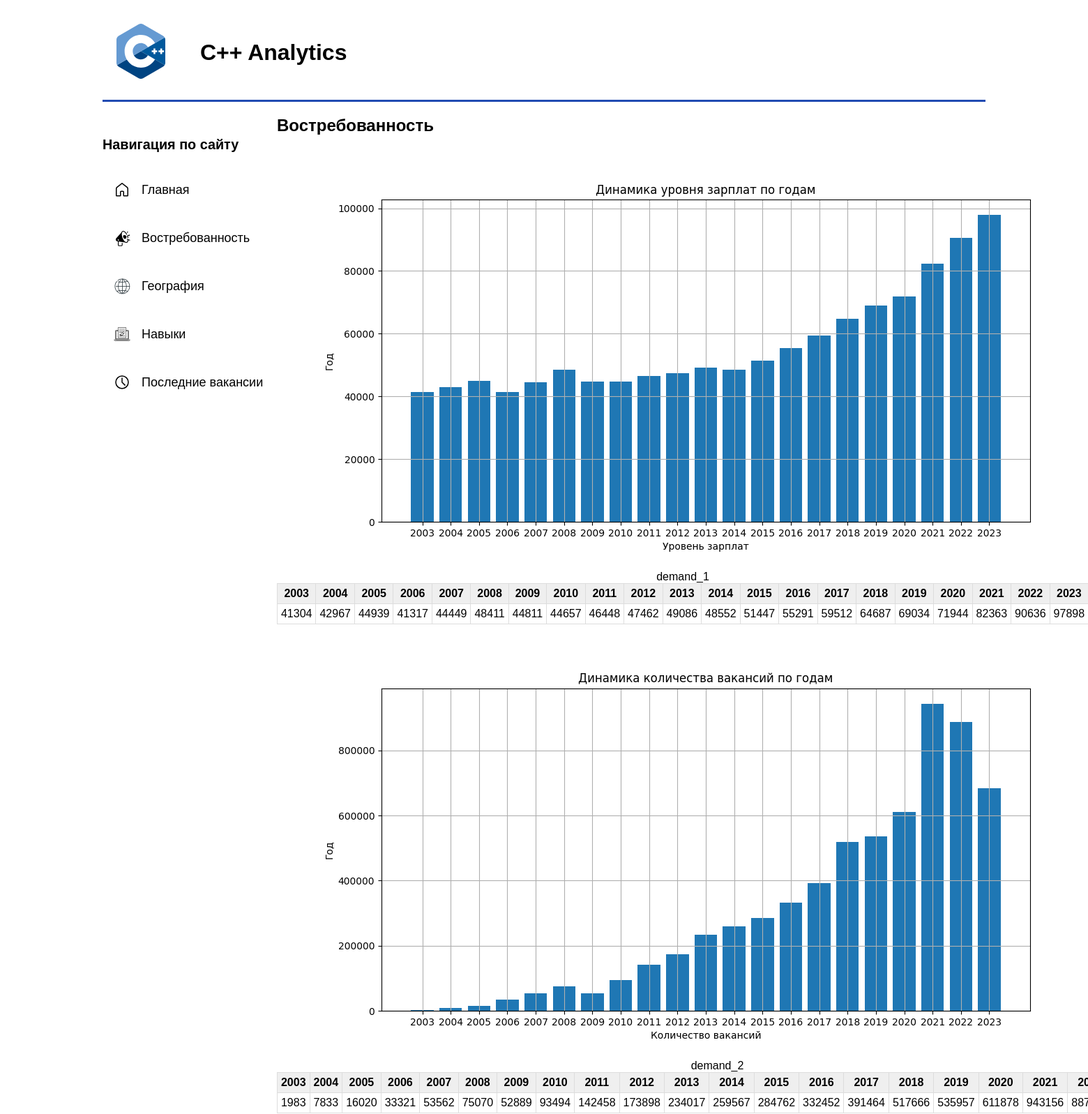
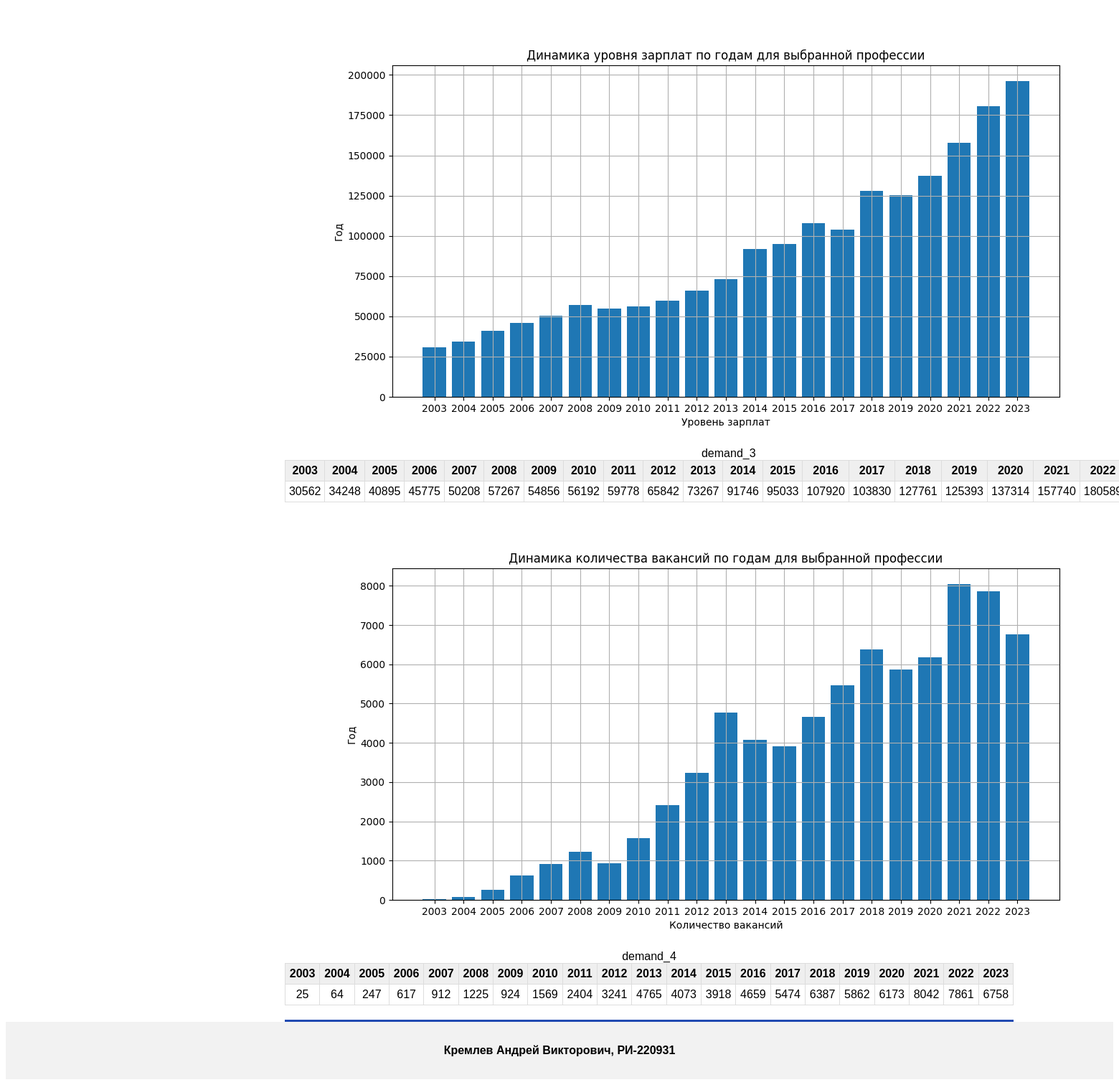
The page /demand/ on the database as committed earlier (2 pictures, top to bottom).
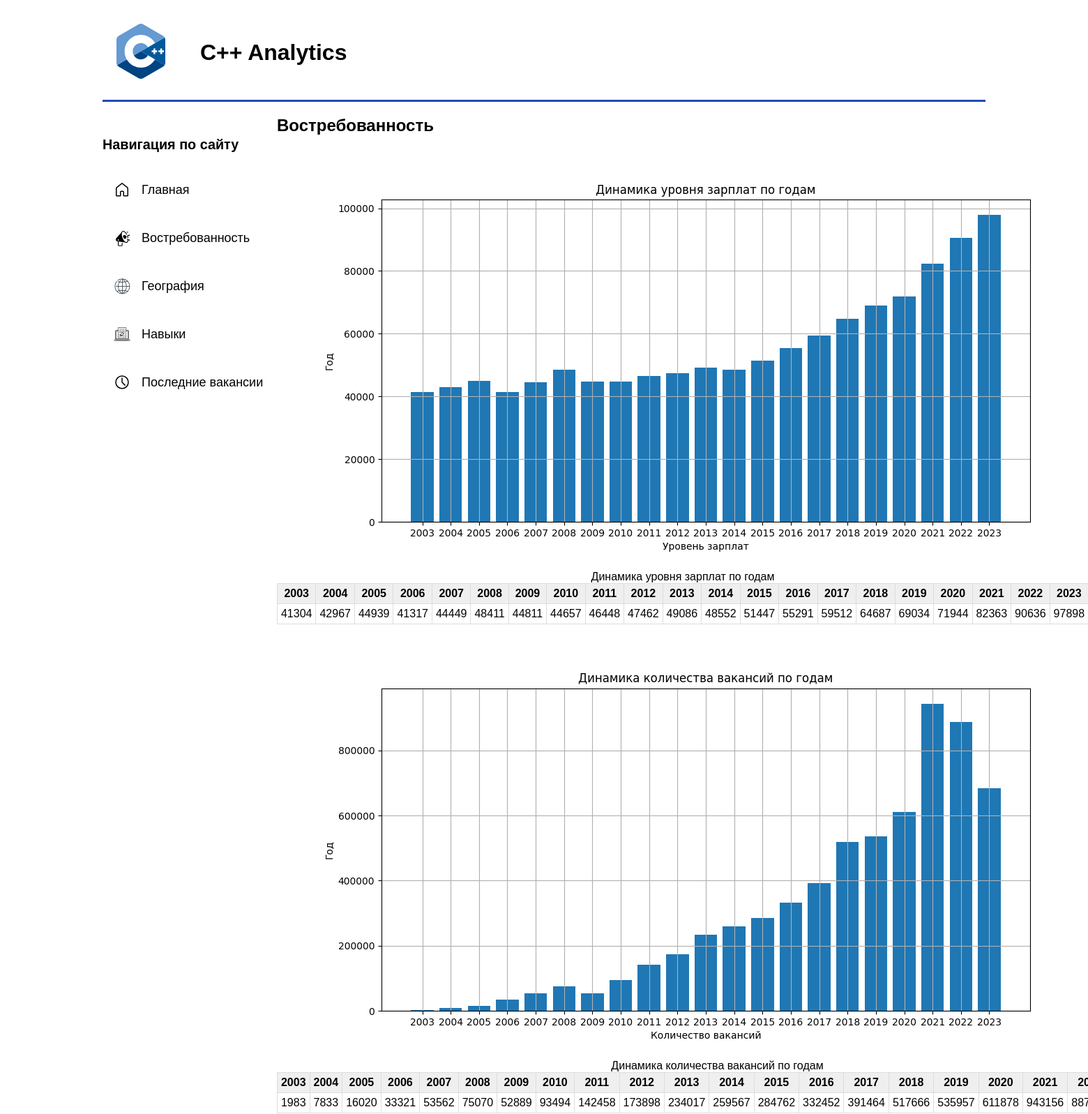
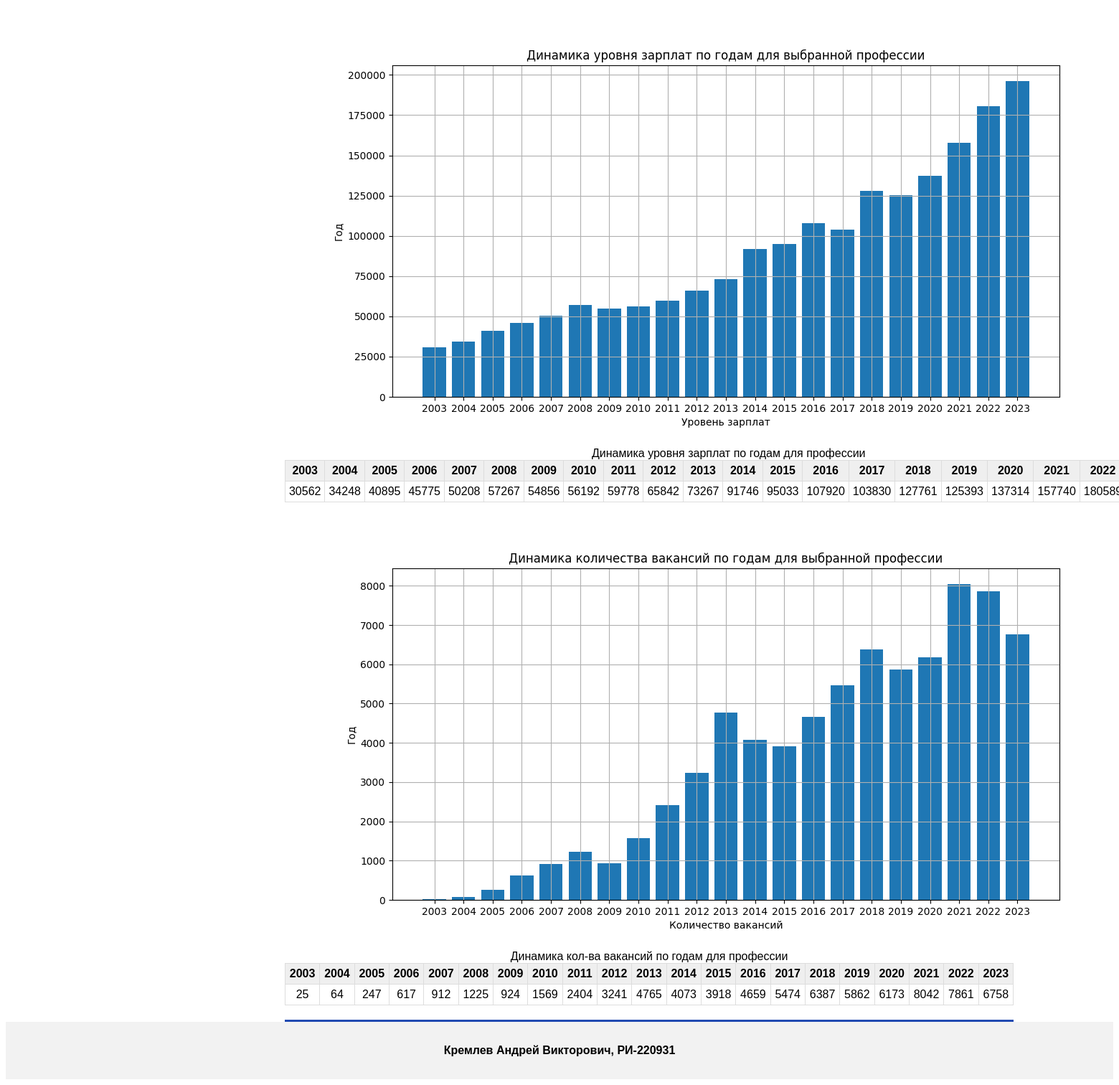
The same page on the database as committed later (2 pictures, top to bottom).
### analytics/models.py (models this page shows, shortened)
class DemandContent(models.Model):
    title = models.CharField(max_length=50)
    content = models.JSONField(null=True)
    load_dttm = models.DateTimeField(auto_now_add=True)
    graphic = models.ImageField(upload_to="images", null=True)

### analytics/views.py (the view)
# urls.py: path("demand/", views.demand, name="demand"),
def demand(request):
    all_demands = DemandContent.objects.all()
    return render(request, "demand.html", {"all_demands": all_demands})

### templates/demand.html (shortened to what this page needs)
<!DOCTYPE html>
{% load static %}
<html lang="en">
<head>
    <link rel="stylesheet" href="{% static 'css/style.css' %}">
    <link rel="stylesheet" href="{% static 'css/demand.css' %}">
</head>
<body class="grid">
<header class="page-header">
    <p class="logo">
        <img src="{% static 'images/logo.svg' %}">
    </p>
    <h1>C++ Analytics</h1>
</header>
<main>
    <aside class="main-menu">
        <nav>
        <h3>Навигация по сайту</h3>
        <ul class="site-navigation">
            <li class="site-navigation-item">
                <img class="icon" src="{% static 'images/main.svg' %}" width="24" height="24">
                <a href="{% url 'main' %}">Главная</a>
            </li>
            <li class="site-navigation-item">
                <img class="icon" src="{% static 'images/demand.svg' %}" width="24" height="24">
                <a href="{% url 'demand' %}">Востребованность</a>
            </li>
            <li class="site-navigation-item">
                <img class="icon" src="{% static 'images/geography.svg' %}" width="24" height="24">
                <a href="{% url 'geography' %}">География</a>
            </li>
            <li class="site-navigation-item">
                <img class="icon" src="{% static 'images/skills.svg' %}" width="24" height="24">
                <a href="{% url 'skills' %}">Навыки</a>
            </li>
            <li class="site-navigation-item">
                <img class="icon" src="{% static 'images/latest_vacancies.svg' %}" width="24" height="24">
                <a href="{% url 'latest_vacancies' %}">Последние вакансии</a>
            </li>
        </ul>
    </nav>
    </aside>
    <section class="hero">
        <h2>Востребованность</h2>
    </section>
    <article class="article">
        <div class="article-content">
            {% for demand in all_demands %}
                <div class="demand-content">
                    <img class="demand-img" src="{{ demand.graphic.url }}">
                    <table class="demand-table">
                        <caption>{{ demand.title }}</caption>
                        <tr>
                            {% for key in demand.content.keys %}
                                <th>{{ key }}</th>
                            {% endfor %}
                        </tr>
                        <tr>
                            {% for value in demand.content.values %}
                                <td>{{ value }}</td>
                            {% endfor %}
                        </tr>
                    </table>
                </div>
            {% endfor %}
        </div>
    </article>
</main>
<footer class="page-footer">
    <h4>Кремлев Андрей Викторович, РИ-220931</h4>
</footer>
</body>
</html>

### analytics/static/css/style.css (style rules this page uses)
body { padding: 0; font-family: Arial, sans-serif; display: flex; flex-direction: column; min-height: 100vh; }
header { margin-left: 9%; margin-right: 9%; padding: 10px 20px; display: flex; align-items: center; border-bottom: solid #214BB2; }
.logo img { max-width: 70px; }
header h1 { margin-left: 50px; }
main { flex: 1; margin-left: 9%; margin-right: 9%; }
aside { margin-top: 30px; text-align: left; position: fixed; font-size: 18px; }
aside h3 { font-size: 1.1em; }
.site-navigation { list-style-type: none; padding: 0; }
.site-navigation-item { color: #000; padding: 16px; text-decoration: none; text-align: left; display: flex; }
.site-navigation-item a { display: block; color: #000; padding: 8px 16px; text-decoration: none; }
.icon { margin-top: 6px; }
.hero { margin-left: 250px; }
.article { margin-left: 250px; border-bottom: solid #214BB2; }
footer { background-color: #f2f2f2; padding: 10px 20px; text-align: center; height: 100%; }

### analytics/static/css/demand.css (style rules this page uses)
.article-content { float: center; text-align: center; }
.demand-table { width: 100%; margin-bottom: 20px; border: 1px solid #dddddd; border-collapse: collapse; }
.demand-table th { font-weight: bold; padding: 5px; background: #efefef; border: 1px solid #dddddd; }
.demand-table td { border: 1px solid #dddddd; padding: 5px; }

Rows that differ between the two databases and show on the page:
changed DemandContent: title "demand_1" → "Динамика уровня зарплат по годам"
changed DemandContent: title "demand_2" → "Динамика количества вакансий по годам"
changed DemandContent: title "demand_3" → "Динамика уровня зарплат по годам для профессии"
changed DemandContent: title "demand_4" → "Динамика кол-ва вакансий по годам для профессии"
